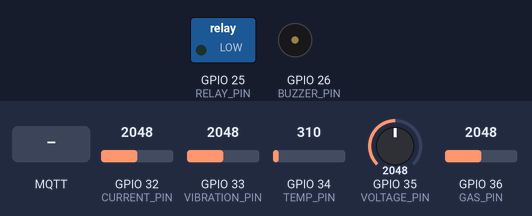
The sketch below on a simulated ESP32. Shown: switched loads named in the sketch (green lamp = pin HIGH), buzzer (waves = sounding, pin HIGH). The test bench sets the inputs (shaded band); at power-on: GPIO 32 (CURRENT_PIN) = 2048, GPIO 33 (VIBRATION_PIN) = 2048, GPIO 34 (TEMP_PIN) = 310, GPIO 35 (VOLTAGE_PIN) = 2048, GPIO 36 (GAS_PIN) = 2048. WiFi joins after 1.5 s; servers stay silent unless stated; no MQTT or app messages arrive unless stated; what the sketch prints to the serial monitor is not drawn.

Above: at 2.8 s.
2.9 s: MQTT message "ON" arrives on the first subscribed topic
At 4.1 s:
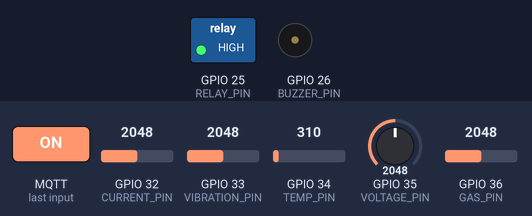
4.4 s: MQTT message "ON" arrives on the second subscribed topic
At 5.2 s:
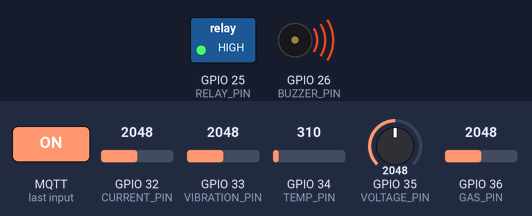
5.9 s: MQTT message "1" arrives on the first subscribed topic
At 6.3 s:
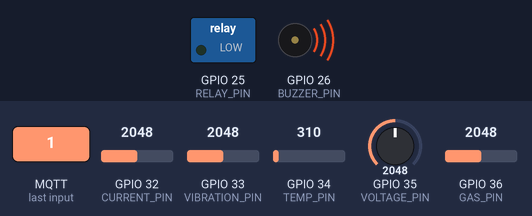
Timing chart, 0 to 8.9 s (numbered marks = the images above; inputs shaded):
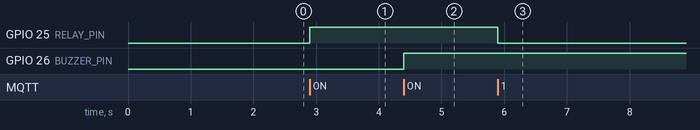

The sketch:

forgeguard.ino
```cpp
/*
 * ForgeGuard AI — ESP32 IoT Node
 * -------------------------------
 * Reads machine sensors (temperature, voltage, current, vibration) and an
 * optional gas sensor, publishes readings over MQTT, and listens for
 * relay (machine runtime) and buzzer (gas alarm) commands from the
 * ForgeGuard backend.
 *
 * MQTT topics (base topic configurable, default "forgeguard"):
 *   Publish:
 *     forgeguard/<MACHINE_CODE>/sensors   JSON: {temperature, voltage, current, vibration}
 *     forgeguard/<ZONE_NAME>/gas          JSON: {ppm}
 *   Subscribe:
 *     forgeguard/<MACHINE_CODE>/relay     payload: "ON" | "OFF"
 *     forgeguard/<ZONE_NAME>/buzzer       payload: "ON" | "OFF"
 *
 * Hardware:
 *   - ESP32 dev board
 *   - Temperature sensor (e.g. DS18B20 or analog LM35) -> TEMP_PIN
 *   - Voltage sensor module (e.g. ZMPT101B)             -> VOLTAGE_PIN
 *   - Current sensor (e.g. ACS712)                      -> CURRENT_PIN
 *   - Vibration sensor (e.g. SW-420 or ADXL345 analog)  -> VIBRATION_PIN
 *   - Gas sensor (e.g. MQ-2 / MQ-6, calibrated per gas)  -> GAS_PIN
 *   - Relay module (machine power control)               -> RELAY_PIN
 *   - Buzzer (gas alarm)                                 -> BUZZER_PIN
 *
 * NOTE: The analog->physical-unit conversions below are simplified/
 * illustrative. Calibrate each sensor against its datasheet and your
 * specific hardware before relying on absolute values in production.
 */

#include <WiFi.h>
#include <PubSubClient.h>
#include <ArduinoJson.h>

// ---------------- Configuration ----------------
const char* WIFI_SSID = "YOUR_WIFI_SSID";
const char* WIFI_PASSWORD = "YOUR_WIFI_PASSWORD";

const char* MQTT_BROKER_HOST = "192.168.1.100";  // your MQTT broker IP
const int   MQTT_BROKER_PORT = 1883;
const char* MQTT_USERNAME = "";                  // leave blank if not used
const char* MQTT_PASSWORD = "";

const char* BASE_TOPIC = "forgeguard";
const char* MACHINE_CODE = "MOTOR-01";           // must match a seeded Machine.machine_code
const char* ZONE_NAME = "ZONE A";                // must match a seeded GasZone.zone_name

const unsigned long PUBLISH_INTERVAL_MS = 3000;

// ---------------- Pin assignments ----------------
const int TEMP_PIN = 34;
const int VOLTAGE_PIN = 35;
const int CURRENT_PIN = 32;
const int VIBRATION_PIN = 33;
const int GAS_PIN = 36;
const int RELAY_PIN = 25;
const int BUZZER_PIN = 26;

// ---------------- Globals ----------------
WiFiClient espClient;
PubSubClient mqttClient(espClient);
unsigned long lastPublish = 0;

char relayTopic[64];
char buzzerTopic[64];
char sensorsTopic[64];
char gasTopic[64];

void connectWifi() {
  Serial.print("Connecting to WiFi");
  WiFi.begin(WIFI_SSID, WIFI_PASSWORD);
  while (WiFi.status() != WL_CONNECTED) {
    delay(400);
    Serial.print(".");
  }
  Serial.println(" connected.");
  Serial.println(WiFi.localIP());
}

void onMqttMessage(char* topic, byte* payload, unsigned int length) {
  String message;
  for (unsigned int i = 0; i < length; i++) message += (char)payload[i];
  message.trim();

  Serial.printf("MQTT message on %s: %s\n", topic, message.c_str());

  if (strcmp(topic, relayTopic) == 0) {
    digitalWrite(RELAY_PIN, message == "ON" ? HIGH : LOW);
  } else if (strcmp(topic, buzzerTopic) == 0) {
    digitalWrite(BUZZER_PIN, message == "ON" ? HIGH : LOW);
  }
}

void connectMqtt() {
  while (!mqttClient.connected()) {
    Serial.print("Connecting to MQTT broker...");
    String clientId = "esp32-" + String(MACHINE_CODE);
    bool ok;
    if (strlen(MQTT_USERNAME) > 0) {
      ok = mqttClient.connect(clientId.c_str(), MQTT_USERNAME, MQTT_PASSWORD);
    } else {
      ok = mqttClient.connect(clientId.c_str());
    }

    if (ok) {
      Serial.println(" connected.");
      mqttClient.subscribe(relayTopic);
      mqttClient.subscribe(buzzerTopic);
    } else {
      Serial.printf(" failed, rc=%d. Retrying in 2s\n", mqttClient.state());
      delay(2000);
    }
  }
}

// ---------------- Sensor reads (calibrate for your hardware) ----------------
float readTemperature() {
  int raw = analogRead(TEMP_PIN);
  // Example linear approximation for an LM35-style analog sensor on a
  // 3.3V ADC; replace with your sensor's proper conversion / library.
  float voltage = raw * (3.3 / 4095.0);
  return voltage * 100.0;  // degrees C
}

float readVoltage() {
  int raw = analogRead(VOLTAGE_PIN);
  float sensorVoltage = raw * (3.3 / 4095.0);
  return sensorVoltage * 100.0;  // scaled to mains voltage range, calibrate to your ZMPT101B
}

float readCurrent() {
  int raw = analogRead(CURRENT_PIN);
  float sensorVoltage = raw * (3.3 / 4095.0);
  float offsetVoltage = 1.65;  // ACS712 zero-current midpoint
  float sensitivity = 0.185;   // V per A, for ACS712-05B; adjust for your module
  return (sensorVoltage - offsetVoltage) / sensitivity;
}

float readVibration() {
  int raw = analogRead(VIBRATION_PIN);
  return (raw / 4095.0) * 10.0;  // scaled to an illustrative mm/s range
}

float readGasPpm() {
  int raw = analogRead(GAS_PIN);
  // MQ-series sensors need a proper Rs/R0 curve for accurate ppm; this is
  // a simplified linear placeholder — calibrate against your specific gas
  // and sensor model before using in a safety-critical setting.
  return (raw / 4095.0) * 1000.0;
}

void publishSensorData() {
  StaticJsonDocument<200> doc;
  doc["temperature"] = readTemperature();
  doc["voltage"] = readVoltage();
  doc["current"] = readCurrent();
  doc["vibration"] = readVibration();

  char buffer[200];
  size_t len = serializeJson(doc, buffer);
  mqttClient.publish(sensorsTopic, buffer, len);

  StaticJsonDocument<64> gasDoc;
  gasDoc["ppm"] = readGasPpm();
  char gasBuffer[64];
  size_t gasLen = serializeJson(gasDoc, gasBuffer);
  mqttClient.publish(gasTopic, gasBuffer, gasLen);

  Serial.printf("Published sensors: %s | gas: %s\n", buffer, gasBuffer);
}

void setup() {
  Serial.begin(115200);

  pinMode(RELAY_PIN, OUTPUT);
  pinMode(BUZZER_PIN, OUTPUT);
  digitalWrite(RELAY_PIN, LOW);
  digitalWrite(BUZZER_PIN, LOW);

  snprintf(sensorsTopic, sizeof(sensorsTopic), "%s/%s/sensors", BASE_TOPIC, MACHINE_CODE);
  snprintf(relayTopic, sizeof(relayTopic), "%s/%s/relay", BASE_TOPIC, MACHINE_CODE);
  snprintf(gasTopic, sizeof(gasTopic), "%s/%s/gas", BASE_TOPIC, ZONE_NAME);
  snprintf(buzzerTopic, sizeof(buzzerTopic), "%s/%s/buzzer", BASE_TOPIC, ZONE_NAME);

  connectWifi();
  mqttClient.setServer(MQTT_BROKER_HOST, MQTT_BROKER_PORT);
  mqttClient.setCallback(onMqttMessage);
}

void loop() {
  if (WiFi.status() != WL_CONNECTED) {
    connectWifi();
  }
  if (!mqttClient.connected()) {
    connectMqtt();
  }
  mqttClient.loop();

  unsigned long now = millis();
  if (now - lastPublish >= PUBLISH_INTERVAL_MS) {
    lastPublish = now;
    publishSensorData();
  }
}
```

Measured:
- after the input at 2.9 s, GPIO 25 (RELAY_PIN): LOW → HIGH at once
- after the input at 4.4 s, GPIO 26 (BUZZER_PIN): LOW → HIGH at once
- after the input at 5.9 s, GPIO 25 (RELAY_PIN): HIGH → LOW at once
